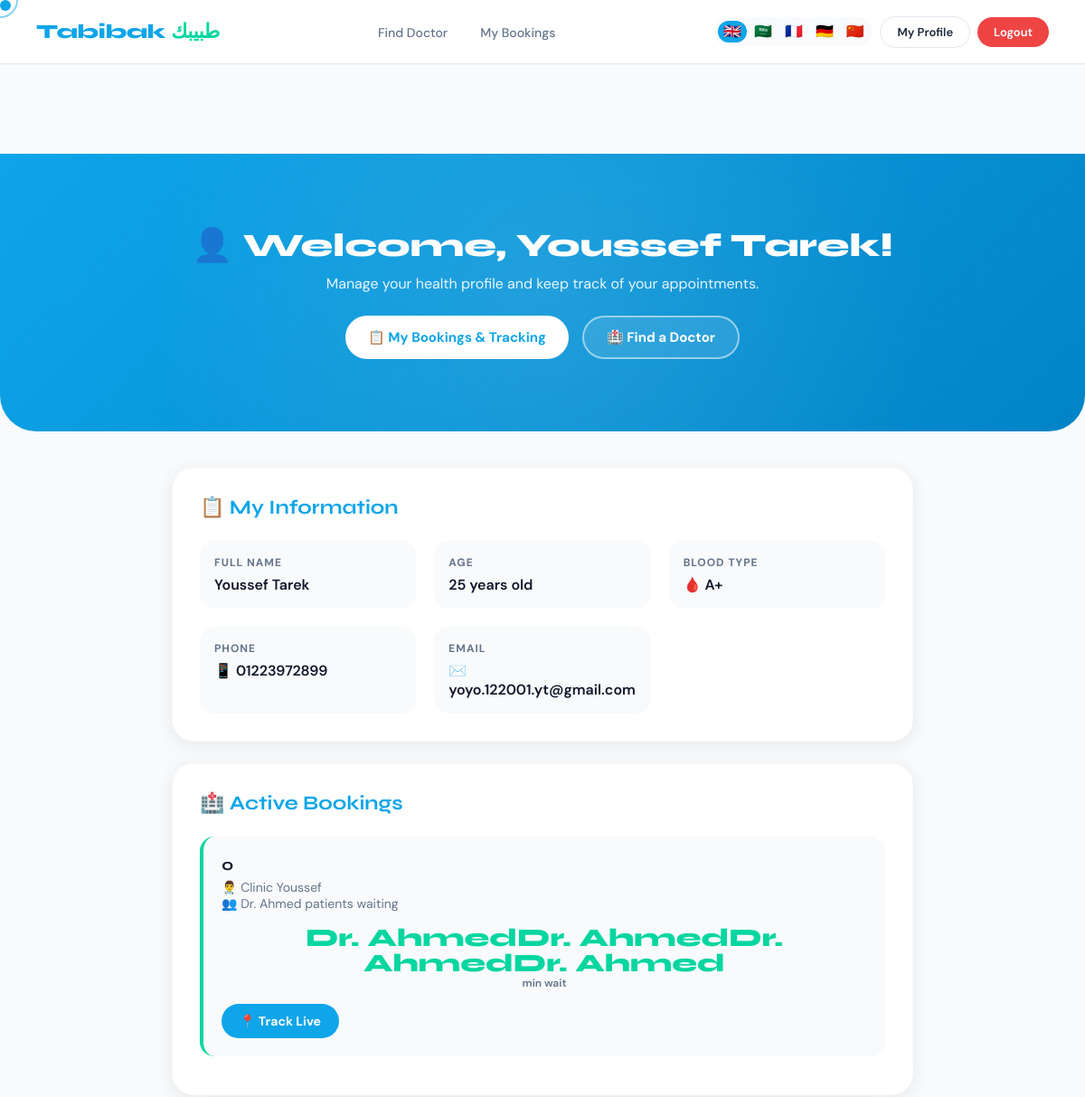
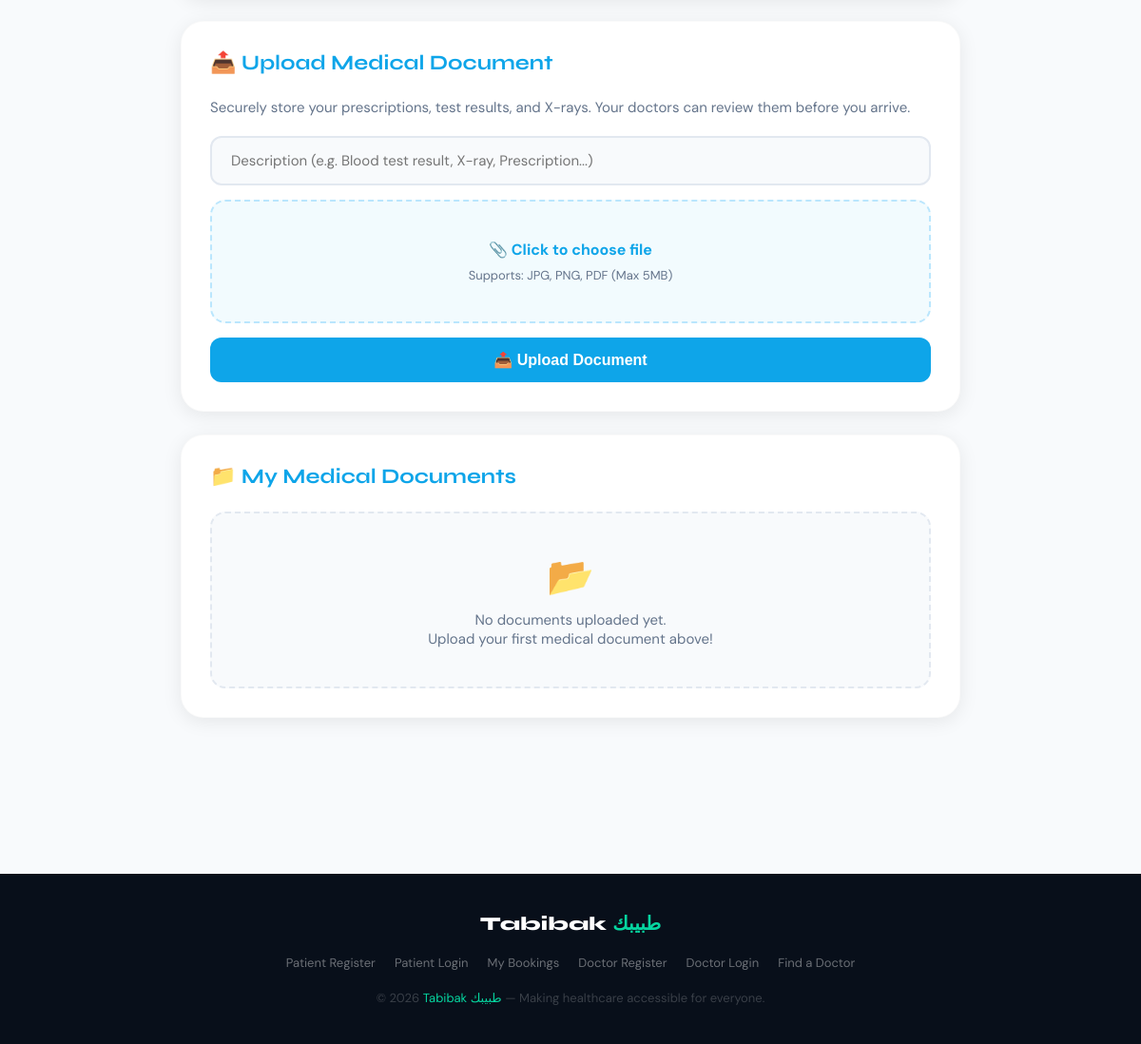
Screenshot of /patient/profile (signed in) with the database file from the repository (2 pictures, top to bottom).
### tables this page shows
CREATE TABLE patients (
        id INTEGER PRIMARY KEY,
        name TEXT,
        email TEXT,
        password TEXT,
        age INTEGER,
        blood_type TEXT,
        phone TEXT
    );

CREATE TABLE bookings (
        id INTEGER PRIMARY KEY,
        patient_id INTEGER,
        clinic_id INTEGER,
        booked_at TIMESTAMP DEFAULT CURRENT_TIMESTAMP,
        status TEXT DEFAULT 'waiting'
    , arrived INTEGER DEFAULT 0, reviewed INTEGER DEFAULT 0);

CREATE TABLE clinics (
        id INTEGER PRIMARY KEY,
        name TEXT,
        doctor TEXT,
        specialty TEXT,
        patients_waiting INTEGER,
        minutes_per_patient INTEGER,
        is_open INTEGER
    , latitude REAL DEFAULT 0, longitude REAL DEFAULT 0, address TEXT DEFAULT '');

### app.py (the view)
@app.route("/patient/profile")
@login_required('patient')
def patient_profile():
    conn = get_db()
    cursor = conn.cursor()
    cursor.execute("SELECT * FROM patients WHERE id = ?", (session["patient_id"],))
    patient = cursor.fetchone()
    cursor.execute("SELECT * FROM medical_documents WHERE patient_id = ?", (session["patient_id"],))
    documents = cursor.fetchall()
    cursor.execute("""
        SELECT bookings.*, clinics.name, clinics.doctor, clinics.patients_waiting, clinics.minutes_per_patient
        FROM bookings
        JOIN clinics ON bookings.clinic_id = clinics.id
        WHERE bookings.patient_id = ? AND bookings.status = 'waiting'
        ORDER BY bookings.booked_at DESC
    """, (session["patient_id"],))
    bookings = cursor.fetchall()
    conn.close()
    return render_template("patient_profile.html", patient=patient, documents=documents, success=None, bookings=bookings)

### app.py (called while the page is built)
def get_db():
    conn = sqlite3.connect(DB_PATH)
    conn.row_factory = sqlite3.Row
    return conn

def login_required(role=None):
    def decorator(f):
        @wraps(f)
        def decorated_function(*args, **kwargs):
            if role == 'patient' and 'patient_id' not in session:
                return redirect('/patient/login')
            elif role == 'doctor' and 'doctor_id' not in session:
                return redirect('/doctor/login')
            elif role == 'admin' and session.get('admin') != True:
                return redirect('/admin/login')
            return f(*args, **kwargs)
        return decorated_function
    return decorator

### templates/patient_profile.html (shortened to what this page needs)
{% extends 'base.html' %}
{% block content %}
<div class="profile-hero">
    <h1>👤 Welcome, {{ patient[1] }}!</h1>
    <p>Manage your health profile and keep track of your appointments.</p>
    <div class="hero-btns">
        <a href="/my_bookings" class="hero-btn hero-btn-white">📋 My Bookings & Tracking</a>
        <a href="/clinics" class="hero-btn hero-btn-outline">🏥 Find a Doctor</a>
    </div>
</div>
<div class="container" style="max-width: 900px; padding-top: 40px; padding-bottom: 80px;">
    <div class="card reveal">
        <h2>📋 My Information</h2>
        <div class="info-grid">
            <div class="info-item">
                <label>Full Name</label>
                <p>{{ patient[1] }}</p>
            </div>
            <div class="info-item">
                <label>Age</label>
                <p>{{ patient[4] }} years old</p>
            </div>
            <div class="info-item">
                <label>Blood Type</label>
                <p>🩸 {{ patient[5] }}</p>
            </div>
            <div class="info-item">
                <label>Phone</label>
                <p>📱 {{ patient[6] }}</p>
            </div>
            <div class="info-item">
                <label>Email</label>
                <p>✉️ {{ patient[2] }}</p>
            </div>
        </div>
    </div>
    {% if bookings %}
    <div class="card reveal">
        <h2>🏥 Active Bookings</h2>
        {% for booking in bookings %}
        <div class="booking-row">
            <div>
                <h3>{{ booking[6] }}</h3>
                <p>👨‍⚕️ {{ booking[7] }}</p>
                <p>👥 {{ booking[8] }} patients waiting</p>
            </div>
            <div class="booking-wait-block">
                <div class="booking-wait">{{ booking[8] * booking[9] }}</div>
                <div class="booking-wait-label">min wait</div>
            </div>
            <a href="/my_bookings" class="track-link">📍 Track Live</a>
        </div>
        {% endfor %}
    </div>
    {% endif %}
    <div class="card reveal">
        <h2>📤 Upload Medical Document</h2>
        <p style="color:var(--text-muted); margin-bottom:20px; font-size:15px;">Securely store your prescriptions, test results, and X-rays. Your doctors can review them before you arrive.</p>
        <form method="POST" action="/patient/upload" enctype="multipart/form-data" class="upload-form">
            <input type="text" name="description" placeholder="Description (e.g. Blood test result, X-ray, Prescription...)" required>
            <div class="file-upload">
                <label for="fileInput">📎 Click to choose file</label>
                <p>Supports: JPG, PNG, PDF (Max 5MB)</p>
            </div>
            <button type="submit" class="upload-btn">📤 Upload Document</button>
        </form>
    </div>
    <div class="card reveal">
        <h2>📁 My Medical Documents</h2>
        {% if documents %}
        <div class="documents-grid">
            {% for doc in documents %}
            <div class="doc-card">
                <img src="{{ url_for('static', filename='uploads/' ~ doc[2]) }}" alt="{{ doc[3] }}" loading="lazy">
                <p>{{ doc[3] }}</p>
                <span>{{ doc[4] }}</span>
            </div>
            {% endfor %}
        </div>
        {% else %}
        <div class="no-docs">
            <div style="font-size: 40px; margin-bottom: 10px;">📂</div>
            No documents uploaded yet.<br>Upload your first medical document above!
        </div>
        {% endif %}
    </div>
</div>
{% endblock %}

### static/style.css (style rules this page uses)
:root { --primary: #0ea5e9; --primary-dark: #0284c7; --primary-light: #bae6fd; --accent: #06d6a0; --accent2: #f72585; --dark: #0f172a; --dark2: #1e293b; --dark3: #334155; --light: #f8fafc; --text: #1e293b; --text-muted: #64748b; --white: #ffffff; --glass: rgba(255,255,255,0.08); --glass-border: rgba(255,255,255,0.15); --shadow: 0 25px 50px -12px rgba(0,0,0,0.25); --shadow-sm: 0 4px 20px rgba(0,0,0,0.08); --radius: 20px; --radius-sm: 12px; --transition: all 0.4s cubic-bezier(0.16, 1, 0.3, 1); }
* { margin: 0; padding: 0; box-sizing: border-box; }
html { scroll-behavior: smooth; }
body { font-family: 'DM Sans', sans-serif; color: var(--text); background: var(--light); overflow-x: hidden; min-height: 100vh; display: flex; flex-direction: column; }
.container { max-width: 1200px; margin: 0 auto; padding: 0 40px; }

### rows the page displays
patients: name "Youssef Tarek", age "25", blood_type "A+", phone "01223972899", email "yoyo.122001.yt@gmail.com"
bookings: reviewed "0", name "Clinic Youssef", doctor "Dr. Ahmed", booking[8]*booking[9] "Dr. AhmedDr. AhmedDr. AhmedDr. Ahmed"
